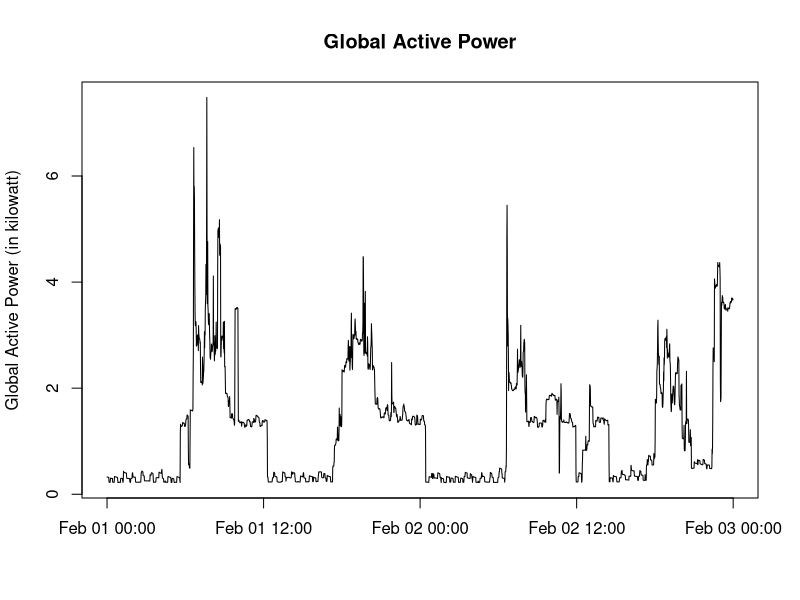

Source code (R):
library(sqldf); library(dplyr); library(ggplot2); library(jpeg)
df <- read.csv(file = "df.csv")
df <- df[-1]
df$datetime <- as.POSIXct(paste(df$Date, df$Time), format="%Y-%m-%d %H:%M:%S")
png("plot2.png", width = 480, height = 480)
with(df, plot(x = datetime, y = Global_active_power, main = 'Global Active Power', ylab = 'Global Active Power (in kilowatt)', type = 'l', xlab = ''))
dev.off()
